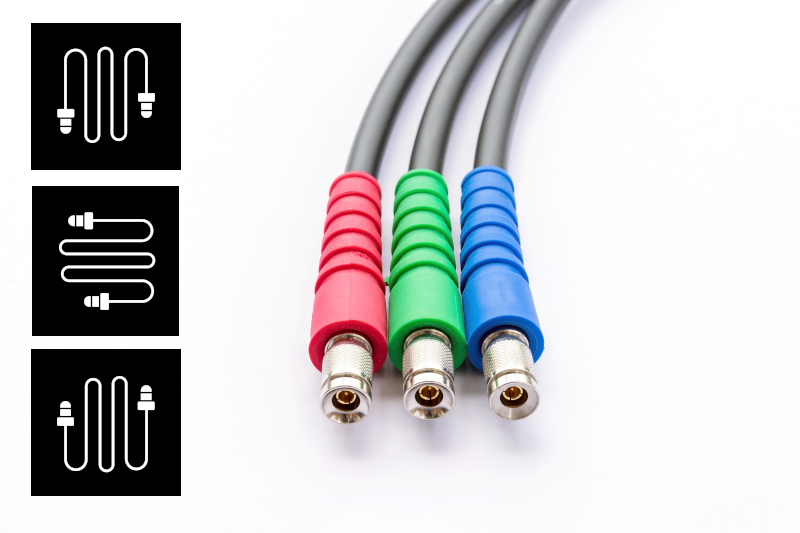
#> input picture P2/p2_material/images_notebook/plugs.png, 800 x 533 px
$ jupyter execute 2026_ComputerVision_P2.ipynb
#> lines starting #> are read from the running program, lines starting #| are printed output that depends on the picture
# Computer Vision - P2

### *Carefully read the following instructions before start coding.*

### **Recommended Preparation**

Before starting P2, it is **recommended that you complete the `p2_tutorial` first**. The tutorial introduces the key concepts and steps needed to complete the practice successfully. Completing it beforehand will help you understand the requirements and avoid common mistakes.

==============================================================================================
## **Practice 2: Image Filtering and Edge Detection**

==============================================================================================

### Main Topics

The main topics covered in this **practical exercise** are:

1. **Image smoothing and convolution** — Exercises 2.1, 2.2, 2.3, and 2.4
2. **Edge detection** — Exercises 2.5, 2.6, and 2.7

To complete this practical exercise, you should understand the following concepts:

* Linear filters
* Histograms
* Convolution
* Image edges

For additional information, refer to the following chapters of *Computer Vision: Algorithms and Applications* by Richard Szeliski:

* **Chapter 3 — Image Processing:** Point Operators and Linear Filtering
* **Chapter 4 — Feature Detection and Matching:** Edges
---

## **2.1 RGB histogram visualization**

**a)** Read the image `./images_notebook/plugs.png` and visualize the **RGB image** and each of its channels (**R, G, and B**) separately. Print the **image shape** and **data type**.

> Expected output is illustrated below:

[cell 1]
# Import the required libraries.
from skimage import io
from matplotlib import pyplot as plt
import numpy as np
from skimage import img_as_float
from skimage.color import rgb2gray
import matplotlib.image as mpimg

plugs = mpimg.imread("images_notebook/plugs.png")
#> plugs is the input picture: shape (533, 800, 3) float32; mean R, G, B 0.776, 0.774, 0.782

# Create Figure with 4 Subplots
fig = plt.figure(figsize=(10, 4))
fig.add_subplot(1, 4, 1)
plt.imshow(plugs)
plt.axis("off")
plt.title("Original")
fig.add_subplot(1, 4, 2)
plt.imshow(plugs[:,:,0], cmap='gray')
plt.axis("off")
plt.title("Red Channel")
fig.add_subplot(1, 4, 3)
plt.imshow(plugs[:,:,1], cmap='gray')
plt.axis("off")
plt.title("Green Channel")
fig.add_subplot(1, 4, 4)
plt.imshow(plugs[:,:,2], cmap='gray')
plt.axis("off")
plt.title("Blue Channel")

plt.tight_layout()
plt.show()

**b)** Create a function named `rgb_im_hist(img, nbins=8)` that takes an **RGB image** as input and:

* Displays the **original RGB image**.
* Computes and displays the **histogram of each color channel (R, G, and B)**.
* Converts the image to **grayscale** and displays its histogram.
* Arranges all results **side by side** with appropriate captions.
* Uses `nbins` as an **input parameter** to specify the number of histogram bins. The value of `nbins` can range from **2 to 256**.

> **Note:** Test your function with `nbins = 8, 16, 32, 64, 128,` and `256` to make sure it works correctly for different numbers of histogram bins.

> Expected output is illustrated below (for `nbins=8`):

**Help:** [matplotlib image tutorial](https://matplotlib.org/users/image_tutorial.html)

[cell 2]
def rgb_im_hist(img, nbins=8):
#> called with nbins = 32
    fig, axes = plt.subplots(1, 5, figsize=(25, 5))

    axes[0].imshow(img)
    axes[0].set_title('Original Image')
    axes[0].axis('off')

    r_channel = img[:, :, 0].ravel()
    g_channel = img[:, :, 1].ravel()
    b_channel = img[:, :, 2].ravel()

    axes[1].hist(r_channel, bins=nbins)
    axes[1].set_title('Red Channel')
    axes[1].set_xlabel('Intensity')
    axes[1].set_ylabel('Frequency')

    axes[2].hist(g_channel, bins=nbins)
    axes[2].set_title('Green Channel')
    axes[2].set_xlabel('Intensity')
    axes[2].set_ylabel('Frequency')

    axes[3].hist(b_channel, bins=nbins)
    axes[3].set_title('Blue Channel')
    axes[3].set_xlabel('Intensity')
    axes[3].set_ylabel('Frequency')

    gray_img = np.dot(img[...,:3], [0.2989, 0.5870, 0.1140])
    axes[4].hist(gray_img.ravel(), bins=nbins)
    axes[4].set_title('Grayscale')
    axes[4].set_xlabel('Intensity')
    axes[4].set_ylabel('Frequency')

    plt.tight_layout()
    plt.show()
#> figure, not shown here; panel 2: tallest bar 271721 high, from x = 0.969 to 1; panel 3: tallest bar 262833 high, from x = 0.969 to 1; panel 4: tallest bar 269646 high, from x = 0.969 to 1; panel 5: tallest bar 264010 high, from x = 0.969 to 1

[cell 3]
# Call the function with 32 histogram bins.
rgb_im_hist(plugs, nbins=32)

[cell 4]
# Call the function with 128 histogram bins.
rgb_im_hist(plugs, nbins=128)

[cell 5]
# Call the function with 256 histogram bins.
rgb_im_hist(plugs, nbins=256)
#> call 3 of rgb_im_hist, with nbins = 256
#> in rgb_im_hist (call 3), `plt.show()`:
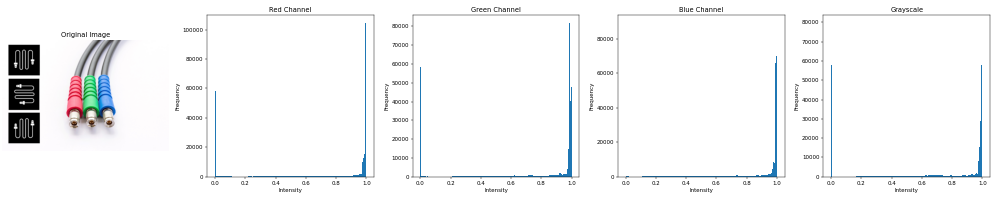
#> figure drawn by matplotlib, 5 panels; panel 2: tallest bar 104717 high, from x = 0.992 to 0.996; panel 3: tallest bar 81991 high, from x = 0.984 to 0.988; panel 4: tallest bar 89510 high, from x = 0.992 to 0.996; panel 5: tallest bar 79918 high, from x = 0.988 to 0.992

### Discussion

Analyse the plots obtained with different values of `nbins`. In particular, consider:

* How increasing the number of bins affects the **appearance and level of detail** of the histograms.
* The differences between the histograms of the **R, G, and B channels**.
* The relationship between the **RGB channel histograms** and the **grayscale histogram**.
* Which values of `nbins` provide a more useful representation of the image's intensity distribution.
---

## **2.2 Grayscale and RGB images filtering (convolutions)**

**a)** Read the image `./images_notebook/oryx.png`. Resize the image to **256 × 256 pixels** and convert it to grayscale (store the result as `oryx_gray`).

Apply the following convolutions:

1. Convolve `oryx_gray` with the horizontal mask

   `mask_h1d = [[1, 1, 1, 1, 1, 1, 1, 1, 1, 1, 1, 1, 1, 1, 1]]`

   using the `ndimage.convolve()` function from the `scipy` package.

2. Convolve `oryx_gray` with the transpose of the mask used in part (1).

3. Convolve `oryx_gray` with a uniform **two-dimensional** mask of size **15 × 15**, where all values are equal to 1.

For each resulting image, determine the **minimum value**, **maximum value**, and **data type**.

**Note:** The `convolve()` function performs **multidimensional convolution**. Therefore, a one-dimensional horizontal mask must be represented as `[[1, ..., 1]]`.

**Note:** Before applying `convolve()`, normalize each mask so that the sum of all its elements is equal to 1.

[cell 6]
from skimage.transform import resize
from scipy.ndimage import convolve
from scipy import ndimage

# REad the image and resize
oryx = mpimg.imread("images_notebook/oryx.jpg")
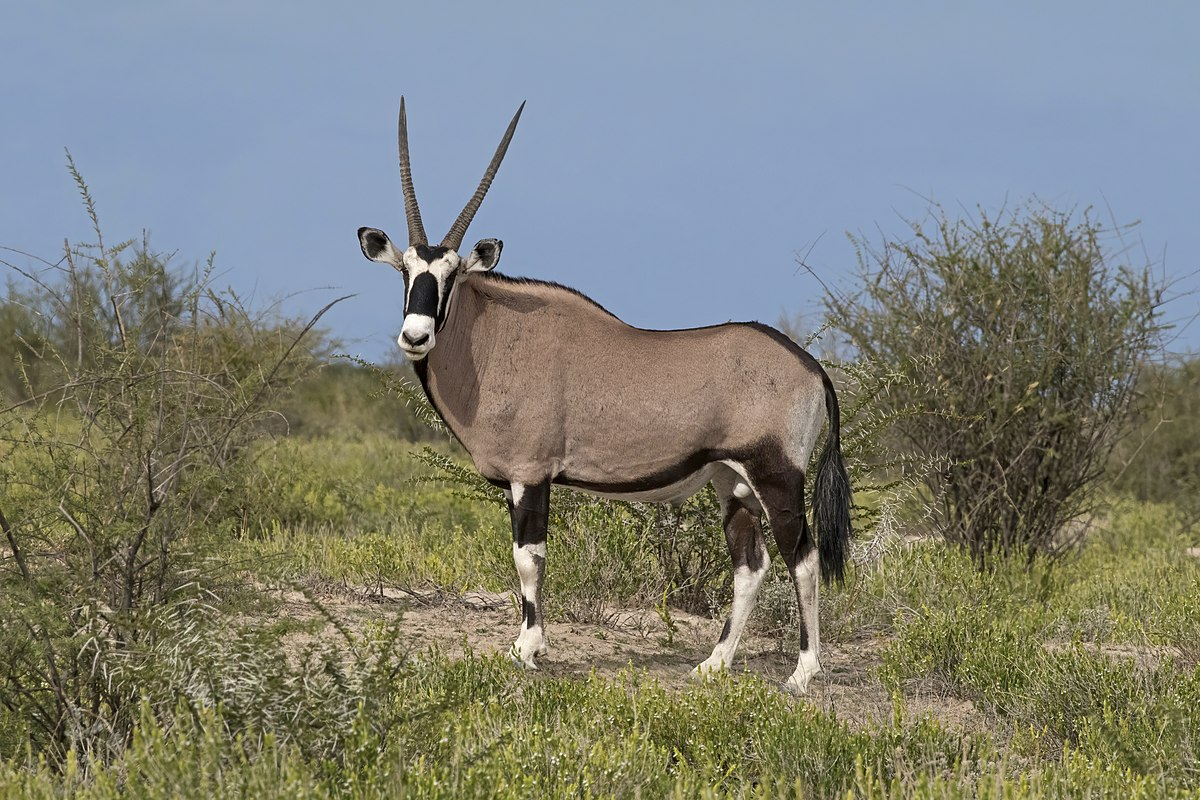
#> input picture P2/p2_material/images_notebook/oryx.jpg, 1200 x 800 px
#> oryx is the input picture: shape (800, 1200, 3); mean R, G, B 126.2, 128.8, 119.9
oryx_resized = resize(oryx, (256, 256))
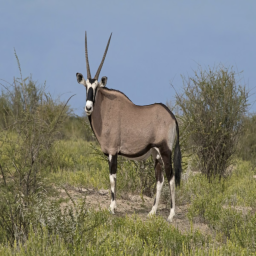
#> oryx_resized: shape (256, 256, 3) float64; mean R, G, B 0.495, 0.505, 0.47

# Convert to grayscale
if oryx_resized.ndim >= 3:
    oryx_gray = rgb2gray(oryx_resized[..., :3])
else:
    oryx_gray = oryx_resized

mask_h1d = np.ones((1, 15))
mask_h1d = mask_h1d / np.sum(mask_h1d) # Normalización
conv_h = ndimage.convolve(oryx_gray, mask_h1d)

mask_v1d = mask_h1d.T
conv_v = ndimage.convolve(oryx_gray, mask_v1d)

mask_2d = np.ones((15, 15))
mask_2d = mask_2d / np.sum(mask_2d) # Normalización
conv_2d = ndimage.convolve(oryx_gray, mask_2d)

def print_image_stats(name, img):
#> called with name = 'Convolución Horizontal'
    print(f"{name}:")
    print(f"  Min: {img.min():.4f}")
#|   Min: 0.0794
    print(f"  Max: {img.max():.4f}")
#|   Max: 0.7391
    print(f"  Type: {img.dtype}\n")
#|   Type: float64

print_image_stats("Convolución Horizontal", conv_h)
print_image_stats("Convolución Vertical", conv_v)
#|   Min: 0.0976
#|   Max: 0.8312
#|   Type: float64
print_image_stats("Convolución 2D Uniforme", conv_2d)
#|   Min: 0.1612
#|   Max: 0.6407
#|   Type: float64

**b)** Visualize the four images—`oryx_gray` and the output of each step from Exercise (a)—in a single figure, using an appropriate title for each image.

Then, consider the following questions:

* Is the data type of the mask important for the convolution operation?
* What effect does each mask have on the original image?
* Compare and discuss the results obtained with the three masks.

**Note:** `matplotlib.pyplot` automatically rescales the image intensity values when displaying an image. Visualize the four images **both with and without intensity-range rescaling** and compare the results.

> Expected output is illustrated below:

[cell 7]
# Create Figure with 4 Subplots
fig = plt.figure(figsize=(16, 16))
fig.add_subplot(2, 2, 1)
plt.imshow(oryx_gray, cmap='gray')
plt.axis("off")
plt.title("Resized")
fig.add_subplot(2, 2, 2)
plt.imshow(conv_h, cmap='gray')
plt.axis("off")
plt.title("Horizontal 1D Mask")
fig.add_subplot(2, 2, 3)
plt.imshow(conv_v, cmap='gray')
plt.axis("off")
plt.title("Vertical 1D Mask")
fig.add_subplot(2, 2, 4)
plt.imshow(conv_2d, cmap='gray')
plt.axis("off")
plt.title("2D Mask")

plt.tight_layout()
plt.show()

### Effect of the Convolution Masks

> **1D Horizontal and Vertical Masks:**
These masks smooth the image in only one direction—horizontally or vertically. This produces directional blurring while preserving more details in the perpendicular direction. As a result, the pixel intensity range is moderately reduced.

> **2D Mask:**
This mask smooths the image in both horizontal and vertical directions simultaneously, producing a stronger overall blurring effect. Because it averages a larger neighborhood of pixels, it generally reduces the pixel intensity range more significantly.

**c) RGB Image Convolution with a 2D Filter**

- Implement a function called `conv_coor(image, mask)` that applies the same 2D filter independently to each of the three RGB channels.

- Resize the original `oryx.png` image to **256 × 256 pixels**, and test your function using a **7 × 7 uniform mask**.

- Visualize the result and compare the filtered RGB image with the original image.

> Expected output is illustrated below:

[cell 8]
def conv_coor(image, mask):
    r = image[:, :, 0]
    g = image[:, :, 1]
    b = image[:, :, 2]
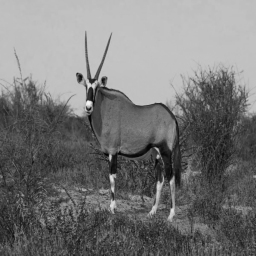
#> b: shape (256, 256) float64; min 0.00949, max 0.962, mean 0.47

    r_conv = ndimage.convolve(r, mask)
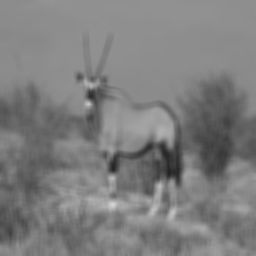
#> r_conv: shape (256, 256) float64; min 0.13, max 0.836, mean 0.495
    g_conv = ndimage.convolve(g, mask)
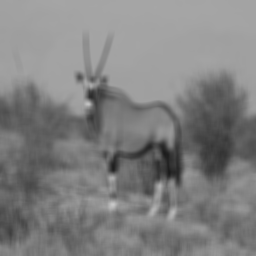
#> g_conv: shape (256, 256) float64; min 0.105, max 0.786, mean 0.505
    b_conv = ndimage.convolve(b, mask)
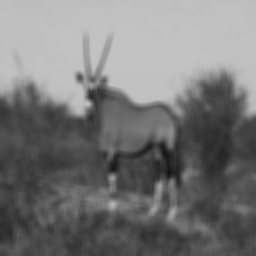
#> b_conv: shape (256, 256) float64; min 0.0782, max 0.765, mean 0.47

    filtered_image = np.dstack((r_conv, g_conv, b_conv))
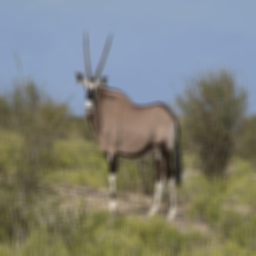
#> filtered_image: shape (256, 256, 3) float64; mean of channels 0, 1, 2 0.495, 0.505, 0.47; drawn as R, G, B
    return np.clip(filtered_image, 0, 1)

mask_7x7 = np.ones((7, 7))
mask_7x7 = mask_7x7 / np.sum(mask_7x7)

filtered_oryx = conv_coor(oryx_resized, mask_7x7)
fig, axes = plt.subplots(1, 2, figsize=(8, 4))

axes[0].imshow(oryx_resized)
axes[0].set_title('Original RGB Image')
axes[0].axis('off')

axes[1].imshow(filtered_oryx)
axes[1].set_title('Filtered RGB Image (7x7)')
axes[1].axis('off')

plt.tight_layout()
plt.show()

## **2.3 Effect of image scale on convolutions**

**a)** Image Rescaling and Histogram Analysis

Resize the grayscale image `oryx_gray` and observe how the image histogram changes.

1. **Reduce** `oryx_gray` by a factor of 20 and compute its histogram using `nbins = 64`.
2. **Enlarge** `oryx_gray` by a factor of 20 and compute its histogram using `nbins = 64`.
3. Display the histograms of the original, reduced, and enlarged images side by side and compare them.

**Question:**
Are there any differences between the histograms? Explain what happens and why the histogram may change after rescaling the image.

> Expected output is illustrated below:

[cell 9]
from skimage.transform import rescale

# Reducir por un factor de 20 (escala = 1/20)
oryx_reduced = rescale(oryx_gray, 1/20, anti_aliasing=True)

# Ampliar por un factor de 20 (escala = 20)
oryx_enlarged = rescale(oryx_gray, 20, anti_aliasing=True)

# Mostrar los histogramas lado a lado
fig, axes = plt.subplots(1, 3, figsize=(18, 5))
nbins = 64
axes[0].hist(oryx_gray.ravel(), bins=nbins)
axes[0].set_title('Original Image')
axes[0].set_xlabel('Pixel Intensity')
axes[0].set_ylabel('Frequency')

axes[1].hist(oryx_reduced.ravel(), bins=nbins)
axes[1].set_title('20x Smaller')
axes[1].set_xlabel('Pixel Intensity')
axes[1].set_ylabel('Frequency')

axes[2].hist(oryx_enlarged.ravel(), bins=nbins)
axes[2].set_title('20x Larger')
axes[2].set_xlabel('Pixel Intensity')
axes[2].set_ylabel('Frequency')

plt.tight_layout()
plt.show()
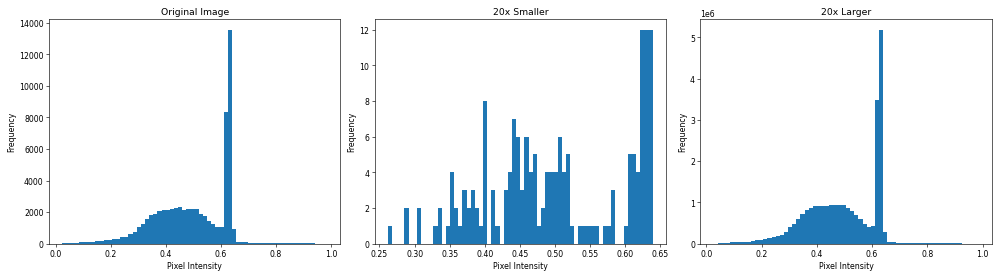
#> figure drawn by matplotlib, 3 panels; panel 1: tallest bar 13562 high, from x = 0.625 to 0.64; panel 3: tallest bar 5189261 high, from x = 0.626 to 0.641

**Explanation**

> **Do your analysis here!**

**b) Convolution and Histogram Analysis**

Apply a **7 × 7 uniform convolution mask** to the images from the previous exercise, compute their histograms, and compare the results.

1. **Plot the original `oryx_gray` image and its histogram** for reference.

2. Convolve the original `oryx_gray` image and compute its histogram.

3. Convolve the **reduced `oryx_gray` image from the previous exercise** and compute its histogram.

4. Convolve the **enlarged `oryx_gray` image from the previous exercise** and compute its histogram.

**Note:** Display the images in the **top row** and their corresponding histograms in the **bottom row**, using `nbins = 32`.

**Question:**
Compare the original and filtered images and their histograms. What differences do you observe, and why do these differences occur?

> Expected output is illustrated below:

[cell 10]
# Definir la máscara uniforme de 7x7 y normalizarla
mask_7x7 = np.ones((7, 7))
mask_7x7 = mask_7x7 / np.sum(mask_7x7)

# Aplicar la convolución a las 3 imágenes
oryx_filtered = ndimage.convolve(oryx_gray, mask_7x7)
reduced_filtered = ndimage.convolve(oryx_reduced, mask_7x7)
enlarged_filtered = ndimage.convolve(oryx_enlarged, mask_7x7)

fig, axes = plt.subplots(2, 4, figsize=(20, 8))
nbins = 32
axes[0, 0].imshow(oryx_gray, cmap='gray', vmin=0, vmax=1)
axes[0, 0].set_title('Original')
axes[0, 0].axis('off')
axes[0, 1].imshow(oryx_filtered, cmap='gray', vmin=0, vmax=1)
axes[0, 1].set_title('Original - Filtered')
axes[0, 1].axis('off')
axes[0, 2].imshow(reduced_filtered, cmap='gray', vmin=0, vmax=1)
axes[0, 2].set_title('Reduced - Filtered')
axes[0, 2].axis('off')
axes[0, 3].imshow(enlarged_filtered, cmap='gray', vmin=0, vmax=1)
axes[0, 3].set_title('Enlarged - Filtered')
axes[0, 3].axis('off')

axes[1, 0].hist(oryx_gray.ravel(), bins=nbins)
axes[1, 0].set_title('Histogram - Original')
axes[1, 0].set_xlabel('Pixel Intensity')
axes[1, 0].set_ylabel('Frequency')
axes[1, 1].hist(oryx_filtered.ravel(), bins=nbins)
axes[1, 1].set_title('Histogram - Original Filtered')
axes[1, 1].set_xlabel('Pixel Intensity')
axes[1, 1].set_ylabel('Frequency')
axes[1, 2].hist(reduced_filtered.ravel(), bins=nbins)
axes[1, 2].set_title('Histogram - Reduced Filtered')
axes[1, 2].set_xlabel('Pixel Intensity')
axes[1, 2].set_ylabel('Frequency')
axes[1, 3].hist(enlarged_filtered.ravel(), bins=nbins)
axes[1, 3].set_title('Histogram - Enlarged Filtered')
axes[1, 3].set_xlabel('Pixel Intensity')
axes[1, 3].set_ylabel('Frequency')

plt.tight_layout()
plt.show()
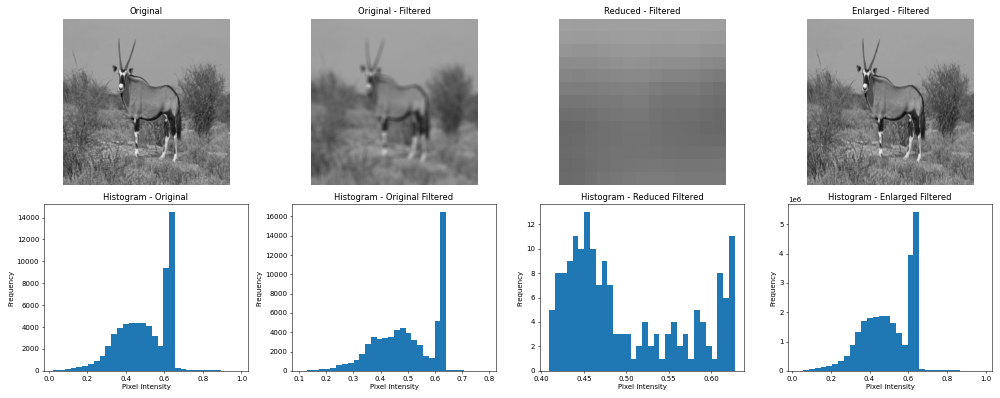
#> figure drawn by matplotlib, 8 panels; panel 5: tallest bar 14507 high, from x = 0.625 to 0.655; panel 6: tallest bar 16462 high, from x = 0.621 to 0.642; panel 7: tallest bar 13 high, from x = 0.45 to 0.457; panel 8: tallest bar 5422657 high, from x = 0.626 to 0.656
